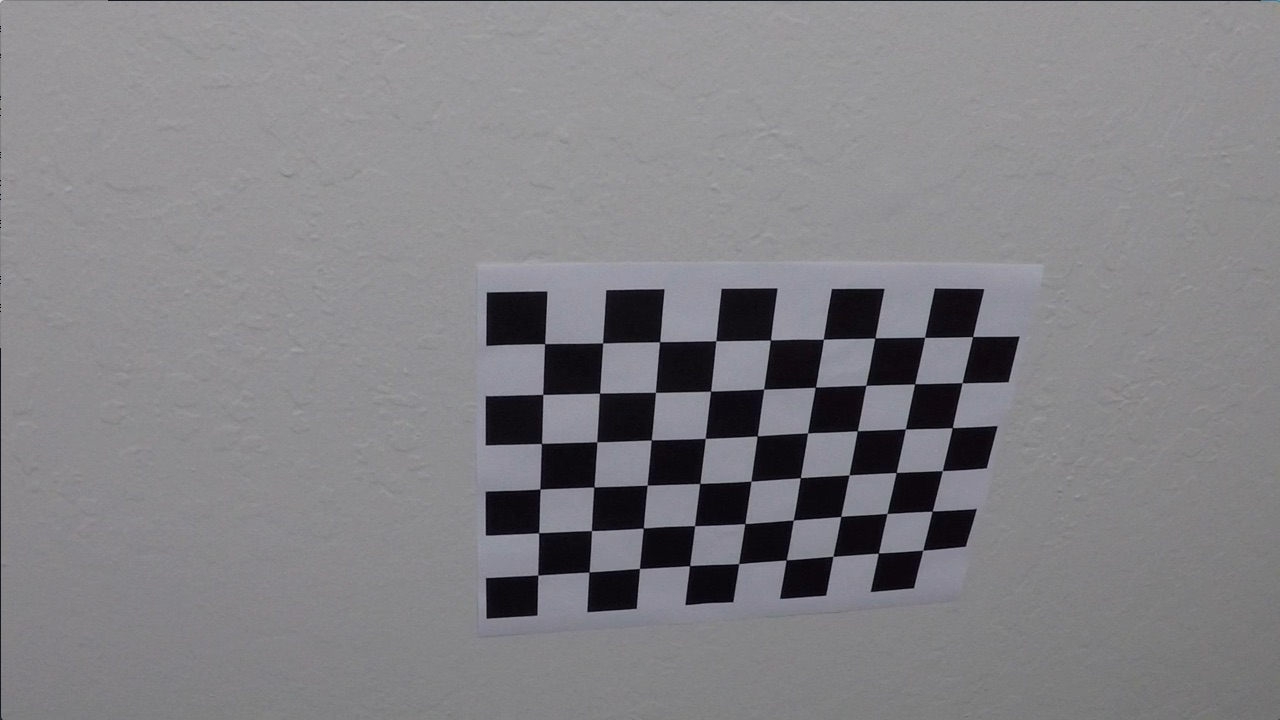
#> input picture camera_cal/calibration10.jpg, 1280 x 720 px; its folder holds only this picture in this run; the run also reads 2 pictures not shown here
$ jupyter execute --allow-errors Advanced-Lane-Lines-Project.ipynb   (shell and % lines are left out)   (older library calls are emulated)
#> lines starting #> are read from the running program, lines starting #| are printed output that depends on the picture; after the words box and inside, x2 and y2 are one past the last pixel; in counts of white or black regions, pixels touching at a corner belong together
# Advanced Lane Lines Project

The goals / steps of this project are the following:

* Compute the camera calibration matrix and distortion coefficients given a set of chessboard images.
* Apply a distortion correction to raw images.
* Use color transforms, gradients, etc., to create a thresholded binary image.
* Apply a perspective transform to rectify binary image ("birds-eye view").
* Detect lane pixels and fit to find the lane boundary.
* Determine the curvature of the lane and vehicle position with respect to center.
* Warp the detected lane boundaries back onto the original image.
* Output visual display of the lane boundaries and numerical estimation of lane curvature and vehicle position.

## Useful Definitions And Functions

[cell 1]
OUTPUT_DIR = "./output_images/"

[cell 2]
import numpy as np
import cv2
import glob
import math
import matplotlib.pyplot as plt
import matplotlib.gridspec as gridspec

# Print iterations progress
def printProgressBar(iteration, total, prefix = '', suffix = '', decimals = 1, length = 100, fill = '█'):
    """
    Call in a loop to create terminal progress bar
    @params:
        iteration   - Required  : current iteration (Int)
        total       - Required  : total iterations (Int)
        prefix      - Optional  : prefix string (Str)
        suffix      - Optional  : suffix string (Str)
        decimals    - Optional  : positive number of decimals in percent complete (Int)
        length      - Optional  : character length of bar (Int)
        fill        - Optional  : bar fill character (Str)
    """
    percent = ("{0:." + str(decimals) + "f}").format(100 * (iteration / float(total)))
    filledLength = int(length * iteration // total)
    bar = fill * filledLength + '-' * (length - filledLength)
    print('\r%s |%s| %s%% %s' % (prefix, bar, percent, suffix), end = '\r')
    # Print New Line on Complete
    if iteration == total:
        print()

# [8 lines left out: function percentage, not called in this run]

def draw_line(img, line, color = [255, 0, 0], thickness = 10):
    """
    This function draws `lines` with `color` and `thickness`.
    Lines are drawn on the image inplace (mutates the image).
    If you want to make the lines semi-transparent, think about combining
    this function with the weighted_img() function below
    """
    for x1,y1,x2,y2 in line:
        cv2.line(img, (x1, y1), (x2, y2), color, thickness)

## Camera Calibration

To implement the camera calibration, I used the methods explained on class. First, I took all the images from the chessboard, and using **cv2.findChessboardCorners** function, I get the corners from the chessboard images, that were saved in the img_points array to be used later with the **cv2.calibrateCamera** function. The code is provided next. There were some images my algorithm couldn't find corners at all, because the chessboard is not shown complete.

[cell 3]

VAR_TITLE  = "Processing images..."
VAR_SUFIX  = "Done."
ROWS       = 6
COLUMNS    = 9

# prepare object points, like (0,0,0), (1,0,0), (2,0,0) ....,(6,5,0)
objp       = np.zeros((ROWS * COLUMNS, 3), np.float32)
objp[:,:2] = np.mgrid[0:COLUMNS, 0:ROWS].T.reshape(-1,2)

# Arrays to store object points and image points from all the images.
obj_points = [] # 3d points in real world space
img_points = [] # 2d points in image plane.

# Make a list of calibration images
calibration_images = glob.glob('camera_cal/calibration*.jpg')
image_shape        = None
total_images       = len(calibration_images)
messages           = []
error_images       = []
result_images      = []

calibration_images.sort()

# Step through the list and search for chessboard corners
for idx, fname in enumerate(calibration_images):
    img  = cv2.imread(fname)
#> img is the input picture: shape (720, 1280, 3); mean B, G, R 133.1, 129.4, 130.2
    gray = cv2.cvtColor(img, cv2.COLOR_BGR2GRAY)

    if (image_shape == None):
        image_shape = gray.shape

    # Find the chessboard corners
    ret, corners = cv2.findChessboardCorners(gray, (COLUMNS, ROWS), None)
#> ret = True; corners = 54 rows, first 8: [545.3, 343.1], [602.7, 342.8], [660.1, 341.3], [715.8, 340.7], [770.6, 340], [823.5, 339.2], [874.3, 338.5], [925.1, 337.4]

    # If found, add object points, image points
    if ret == True:
        obj_points.append(objp)
        img_points.append(corners)

        # Draw and display the corners
        cv2.drawChessboardCorners(img, (COLUMNS, ROWS), corners, ret)
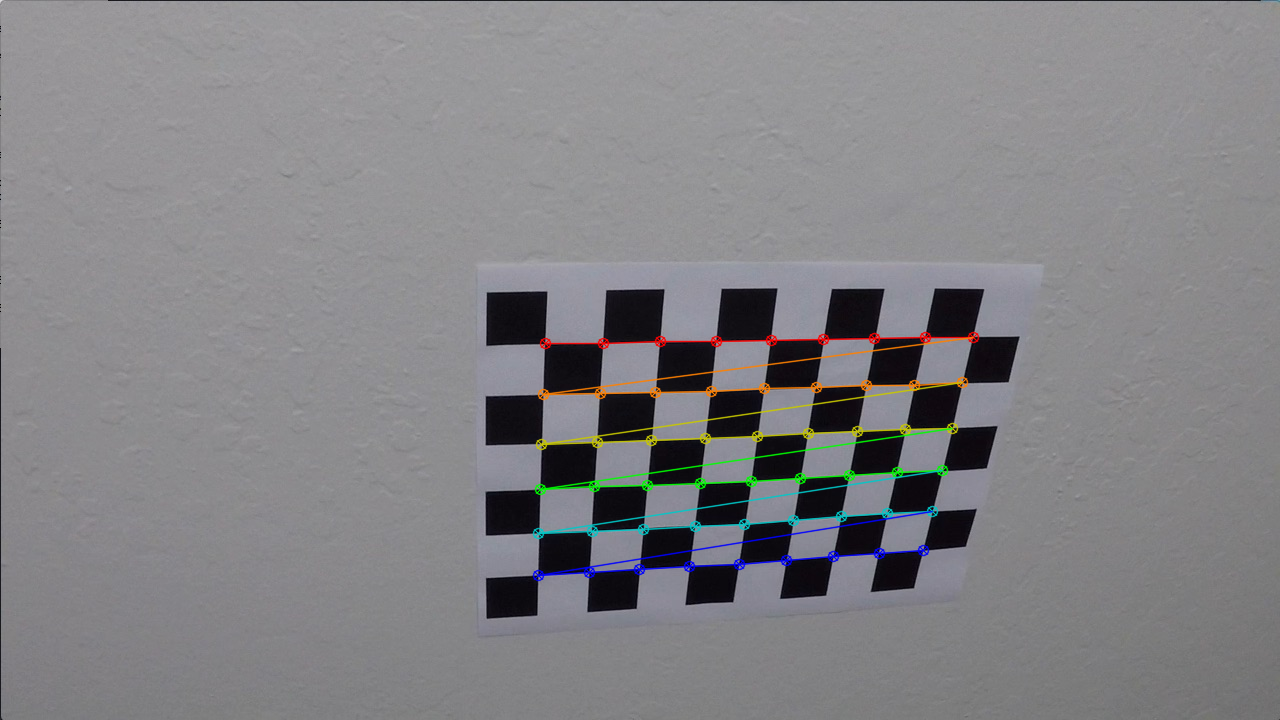
#> img: shape (720, 1280, 3); 1.91% of pixels changed, all inside (x1, y1, x2, y2) = (532, 331, 980, 582)

        #Save image
        write_name = OUTPUT_DIR + 'camera_calibration/corners_found_' + str(idx) + '.jpg'
        cv2.imwrite(write_name, img)
        result_images.append(img)
    else:
        # Warn if no corners found
        messages.append("No corners found on image '{}'".format(fname))
        error_images.append(img)

    printProgressBar(idx, total_images, prefix = VAR_TITLE, suffix = VAR_SUFIX, length = 20,)

printProgressBar(total_images, total_images, prefix = VAR_TITLE, suffix = VAR_SUFIX, length = 20)

print()
print("Processed {} ({}) image(s).".format(len(calibration_images), image_shape))
#| Processed 1 ((720, 1280)) image(s).
print()

if (len(messages) > 0):
    print("Warnings found:")

for i in range(len(messages)):
    print("● {}".format(messages[i]))

[cell 4]
num_rows = 1
num_cols = 3

fig = plt.figure(figsize=(12, 12))
gs  = gridspec.GridSpec(num_rows, num_cols, wspace = 0.5, hspace = 0.5)
ax  = [plt.subplot(gs[i]) for i in range(num_rows * num_cols)]

for i in range(len(error_images)):
    ax[i].imshow(error_images[i])

This images cannot be processed by the find chessboard corners method, given that parts of the chessboard are obscured or not shown in the image.

### Output Images From Camera Calibration

[cell 5]

num_rows = 1
num_cols = 3

fig = plt.figure(figsize=(12, 12))
gs  = gridspec.GridSpec(num_rows, num_cols)
ax  = [plt.subplot(gs[i]) for i in range(num_rows * num_cols)]

#> (the rest of this cell did not finish here and is left out)

## Image Processing Pipeline

### Image transformation functions

Here I implemented some useful functions that I needed for the rest of the project.

[cell 6]
# I only calculate this once.
# Camera calibration data
ret, mtx, dist, rvecs, tvecs = cv2.calibrateCamera(obj_points, img_points, image_shape[::-1], None, None)
#> ret = 0.68; mtx = [[1143.7, 0, 681.7], [0, 1109.2, 367.7], [0, 0, 1]]; dist = [[-0.515, 2.99, -0.00876, 0.00937, 1.41]]; rvecs = ([0.451, -0.252, 0.0361],); tvecs = ([-2.31, -0.422, 19.12],)

# Perspective transform
search_area_vertices  = np.float32([[570, 460], [180, 720], [1130, 720], [710, 460]])
warp_destination_area = np.float32([[320, 0], [320, 720], [960,720], [960, 0]])
p_mtx                 = cv2.getPerspectiveTransform(search_area_vertices, warp_destination_area)

def get_search_area_vertices():
    """
    Gets the vertices of the area where the lanes may be.
    """
    return np.float32([[575, 460], [188, 720], [1125, 720], [705, 460]])

def undistort(img):
    """
    Undistorts a given image.
    @params:
        img   - Required  : The image (byte array).
    """
    return cv2.undistort(img, mtx, dist)

def apply_sobel(img, orient = 'x', thresh_min = 20, thresh_max = 100, kernel_size = 3):
    """
    Applies a sobel filter to the given image.
    @params:
        img         - Required: The image (byte array).
        orient      - Optional: The orientation for the filter.
        thresh_min  - Optional: The lower limit for the thresholding.
        thresh_max  - Optional: The upper limit for the thresholding.
        kernel_size - Optional: The size of the kernel.
    """
    #Get the red channel
    working_image = img[:,:,0]
    sobel         = None

    # Sobel
    if (orient == 'x'):
        sobel = cv2.Sobel(working_image, cv2.CV_64F, 1, 0, kernel_size) # Take the derivative in x
    else:
        sobel = cv2.Sobel(working_image, cv2.CV_64F, 0, 1, kernel_size) # Take the derivative in y

    abs_sobel    = np.absolute(sobel) # Absolute x derivative to accentuate lines away from horizontal
    scaled_sobel = np.uint8(255 * abs_sobel / np.max(abs_sobel))

    # Threshold x gradient
    sxbinary = np.zeros_like(scaled_sobel)
    sxbinary[(scaled_sobel >= thresh_min) & (scaled_sobel <= thresh_max)] = 1

    return sxbinary

def apply_sobel_magnitude(img, sobel_kernel = 3, mag_thresh = (0, 255)):
    """
    Applies a sobel magnitude filter to the given image.
    @params:
        img          - Required: The image (byte array).
        sobel_kernel - Optional: The size of the sobel kernel.
        mag_thresh   - Optional: The lower limit for the thresholding.
    """
    # Get the red channel
    working_image = img[:,:,0]

    # Calculate sobel magnitude
    sobelx       = cv2.Sobel(working_image, cv2.CV_64F, 1, 0, sobel_kernel)
    sobely       = cv2.Sobel(working_image, cv2.CV_64F, 0, 1, sobel_kernel)
    abs_sobelxy  = np.sqrt(np.power(sobelx, 2) + np.power(sobely, 2))
    scaled_sobel = np.uint8(255 * abs_sobelxy / np.max(abs_sobelxy))
    sxbinary     = np.zeros_like(scaled_sobel)

    # Apply filter
    sxbinary[(scaled_sobel >= mag_thresh[0]) & (scaled_sobel <= mag_thresh[1])] = 1

    return sxbinary

def apply_sobel_direction_threshold(img, sobel_kernel = 3, thresh = (0, np.pi/2)):
    """
    Applies a sobel direction filter to the given image.
    @params:
        img          - Required: The image (byte array).
        sobel_kernel - Optional: The size of the sobel kernel.
        thresh       - Optional: The lower limit for the thresholding.
    """
    working_image = img[:,:,0]
    sobelx        = cv2.Sobel(working_image, cv2.CV_64F, 1, 0, ksize = sobel_kernel)
    sobely        = cv2.Sobel(working_image, cv2.CV_64F, 0, 1, ksize = sobel_kernel)
    abs_sobelx    = np.absolute(sobelx)
    abs_sobely    = np.absolute(sobely)
    arc_tan       = np.arctan2(abs_sobely, abs_sobelx)
    sxbinary      = np.zeros_like(arc_tan)

    sxbinary[(arc_tan >= thresh[0]) & (arc_tan <= thresh[1])] = 1

    return sxbinary

def apply_s_channel_threshold(img, thresh_min = 170, thresh_max = 255):
    """
    Applies an S channel thresholding to the given image.
    @params:
        img        - Required  : The image (byte array).
        thresh_min - Optional  : The lower limit for the thresholding.
        thresh_max - Optional  : The upper limit for the thresholding.
    """
    hls_image = cv2.cvtColor(img, cv2.COLOR_RGB2HLS)
    s_channel = hls_image[:,:,2]

    # Threshold color channel
    s_binary = np.zeros_like(s_channel)
    s_binary[(s_channel >= thresh_min) & (s_channel <= thresh_max)] = 1
    return s_binary

def warpPerspective(img):
    src      = get_search_area_vertices()
    dst      = np.float32([[320, 0], [320, 720], [960,720], [960, 0]])
    img_size = (img.shape[1], img.shape[0])

    # Given src and dst points, calculate the perspective transform matrix
    p_mtx = cv2.getPerspectiveTransform(src, dst)
    # Warp the image using OpenCV warpPerspective()
    warped = cv2.warpPerspective(img, p_mtx, img_size)

    return warped

def prepare_image(img):
    """
   Prepares the image for processing.
    @params:
        img - Required  : The image (byte array).
    """
# [4 lines of commented-out code are left out]

    sobelx    = apply_sobel(img, 'x', thresh_min = 30, thresh_max = 100)
    sobely    = apply_sobel(img, 'y', thresh_min = 30, thresh_max = 50)
    sobel_mag = apply_sobel_magnitude(img, sobel_kernel = 5, mag_thresh = (30, 255))
    sobel_dir = apply_sobel_direction_threshold(img, sobel_kernel = 3, thresh = (0.7, 1.3))

    sobel_combined = np.zeros_like(sobel_dir_img)
    sobel_combined[((sobelx == 1) & (sobely == 1)) | ((sobel_mag == 1) & (sobel_dir == 1))] = 1

    #sobel_combined[((sobelx == 1) & (sobely == 1)) | sobel_mag == 1] = 1

    s_chn_thr_img = apply_s_channel_threshold(img, thresh_min = 85, thresh_max = 255)

    # Stack each channel to view their individual contributions in green and blue respectively
    # This returns a stack of the two binary images, whose components you can see as different colors
    color_binary = np.dstack((np.zeros_like(sobel_combined), sobel_combined, s_chn_thr_img))

    # Combine the two binary thresholds
    combined_binary = np.zeros_like(sobel_combined)
    combined_binary[(s_chn_thr_img == 1) | (sobel_combined == 1)] = 1
    combined_binary = warpPerspective(combined_binary)

    return combined_binary

### Example of a distortion-corrected image

[cell 7]
import random
import ntpath


def sample_undistort(imageName):
    sample_images   = []
    image_name      = imageName
    original_image  = cv2.imread(image_name)
    undistort_image = undistort(original_image)
    filename        = ntpath.basename(imageName)

    cv2.imwrite(OUTPUT_DIR + 'undistort/original_'    + filename, original_image)
    cv2.imwrite(OUTPUT_DIR + 'undistort/undistorted_' + filename, undistort_image)

    original_image  = cv2.cvtColor(original_image,  cv2.COLOR_BGR2RGB)
    undistort_image = cv2.cvtColor(undistort_image, cv2.COLOR_BGR2RGB)

    fig, axes = plt.subplots(nrows = 1, ncols = 2, figsize=(10, 5))
    axes      = axes.ravel()

    axes[0].imshow(original_image)
    axes[0].set_title("Original")
    axes[1].imshow(undistort_image)
    axes[1].set_title("Undistorted")

#> (the rest of this cell did not finish here and is left out)

This are some examples of the undistort function. The first image shows more clearly the enhancing done by the function.

The distortion correction is done in the function **undistort**, that uses **cv2.undistort** method. This methods uses the the camera matrix and the distortion coeficients, which is calculated only one time during the execution, given that all the images to process will come from the same camera. This is done at the beggining of the declaration of functions that is before this section.

### Image Enhancing Pipeline Sample

[cell 8]
image_name     = "test_images/test1.jpg"
original_image = cv2.imread(image_name)
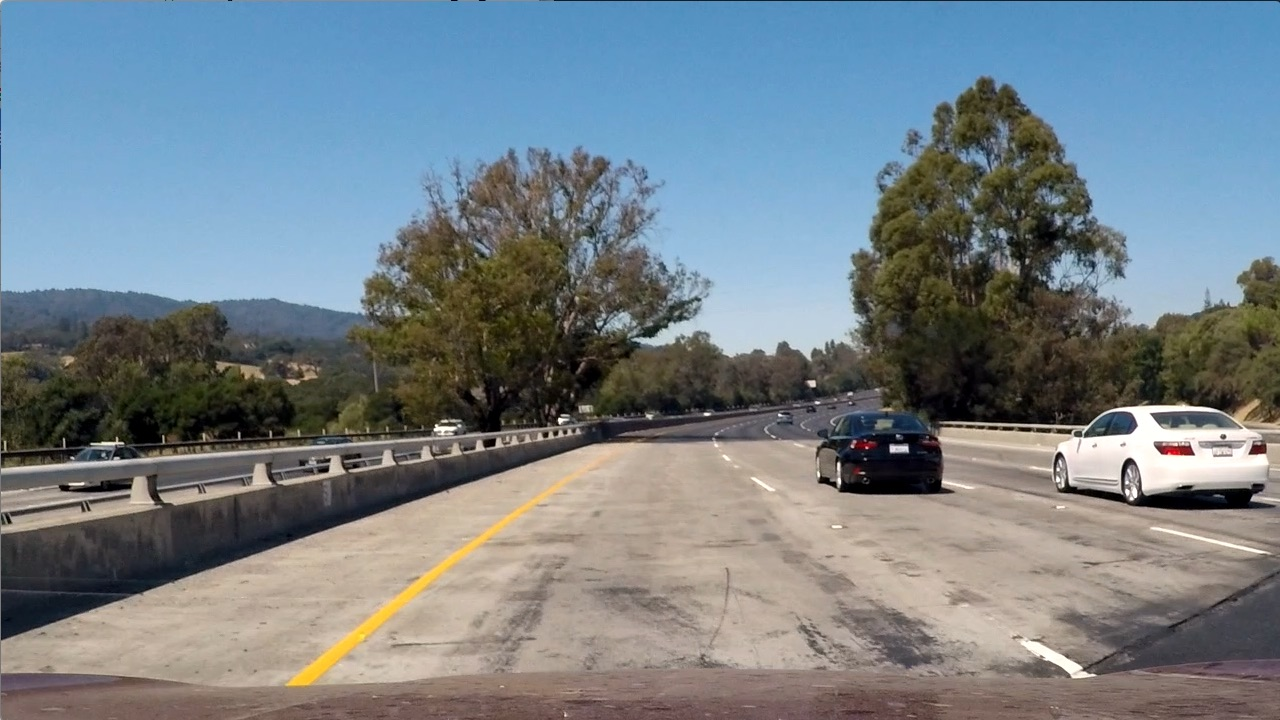
#> input picture test_images/test1.jpg, 1280 x 720 px
#> original_image is the input picture: shape (720, 1280, 3); mean B, G, R 135.5, 128.7, 117.5
s_channel_img = apply_s_channel_threshold(img = original_image, thresh_min = 110, thresh_max = 255)
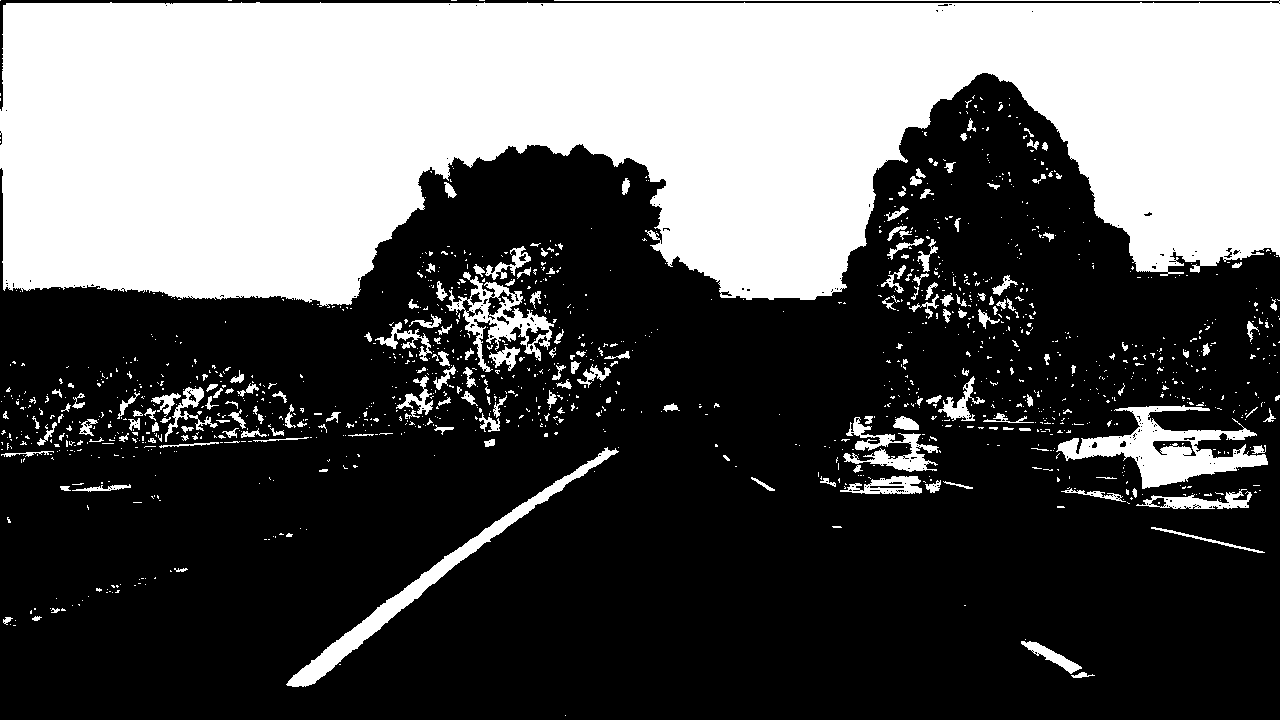
#> s_channel_img: shape (720, 1280); values 0 (black) and 1 (white), 35.5% white; 1342 white regions (1150 under 20 px), largest, box (x1, y1, x2, y2) and area: (0, 0, 1280, 308) 288534, (1056, 405, 1268, 489) 6578, (286, 447, 619, 687) 5269
sobel_x_img   = apply_sobel(original_image, 'x', thresh_min = 30, thresh_max = 100)
#> sobel_x_img: shape (720, 1280); values 0 (black) and 1 (white), 3.7% white in thin lines or dots
sobel_y_img   = apply_sobel(original_image, 'y', thresh_min = 30, thresh_max = 50)
#> sobel_y_img: shape (720, 1280); values 0 (black) and 1 (white), 3.2% white in thin lines or dots
sobel_mag_img = apply_sobel_magnitude(original_image, sobel_kernel = 5, mag_thresh = (30, 255))
#> sobel_mag_img: shape (720, 1280); values 0 (black) and 1 (white), 9.1% white in thin lines or dots
sobel_dir_img = apply_sobel_direction_threshold(original_image, sobel_kernel = 3, thresh = (0.7, 1.3))
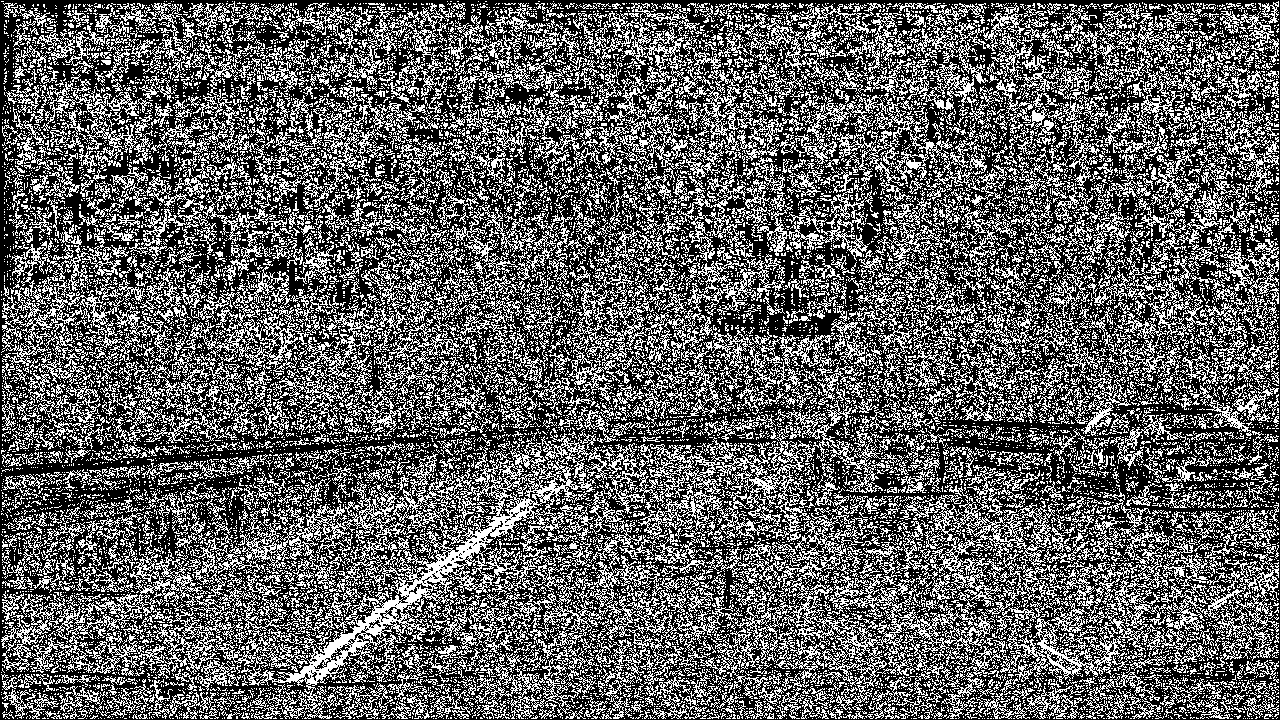
#> sobel_dir_img: shape (720, 1280) float64; values 0 (black) and 1 (white), 37.7% white in thin lines or dots
combined_img  = prepare_image(original_image)
#> (the rest of the program and of its run is left out)
